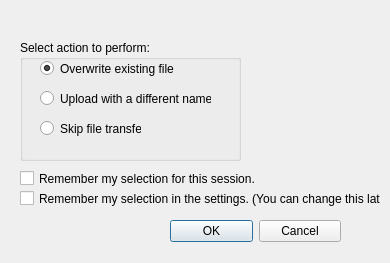
<?xml version="1.0" encoding="UTF-8"?>
<ui version="4.0">
 <class>fileExists</class>
 <widget class="QDialog" name="fileExists">
  <property name="geometry">
   <rect>
    <x>0</x>
    <y>0</y>
    <width>390</width>
    <height>263</height>
   </rect>
  </property>
  <property name="windowTitle">
   <string>File Already Exists</string>
  </property>
  <property name="windowIcon">
   <iconset resource="resources.qrc">
    <normaloff>:/alienIcon/images/icon.png</normaloff>:/alienIcon/images/icon.png</iconset>
  </property>
  <widget class="QWidget" name="layoutWidget">
   <property name="geometry">
    <rect>
     <x>150</x>
     <y>210</y>
     <width>191</width>
     <height>42</height>
    </rect>
   </property>
   <layout class="QHBoxLayout" name="horizontalLayout">
    <property name="spacing">
     <number>6</number>
    </property>
    <property name="leftMargin">
     <number>0</number>
    </property>
    <property name="topMargin">
     <number>0</number>
    </property>
    <property name="rightMargin">
     <number>0</number>
    </property>
    <property name="bottomMargin">
     <number>0</number>
    </property>
    <item>
     <spacer>
      <property name="orientation">
       <enum>Qt::Vertical</enum>
      </property>
      <property name="sizeHint" stdset="0">
       <size>
        <width>20</width>
        <height>40</height>
       </size>
      </property>
     </spacer>
    </item>
    <item>
     <widget class="QPushButton" name="okButton">
      <property name="text">
       <string>OK</string>
      </property>
      <property name="autoDefault">
       <bool>true</bool>
      </property>
     </widget>
    </item>
    <item>
     <widget class="QPushButton" name="cancelButton">
      <property name="text">
       <string>Cancel</string>
      </property>
     </widget>
    </item>
   </layout>
  </widget>
  <widget class="QGroupBox" name="groupBox">
   <property name="geometry">
    <rect>
     <x>20</x>
     <y>40</y>
     <width>221</width>
     <height>121</height>
    </rect>
   </property>
   <property name="title">
    <string>Select action to perform:</string>
   </property>
   <widget class="QRadioButton" name="overwriteRadioButton">
    <property name="geometry">
     <rect>
      <x>20</x>
      <y>20</y>
      <width>171</width>
      <height>17</height>
     </rect>
    </property>
    <property name="text">
     <string>Overwrite existing file</string>
    </property>
    <property name="checked">
     <bool>true</bool>
    </property>
   </widget>
   <widget class="QRadioButton" name="differentNameRadioButton">
    <property name="geometry">
     <rect>
      <x>20</x>
      <y>50</y>
      <width>171</width>
      <height>17</height>
     </rect>
    </property>
    <property name="text">
     <string>Upload with a different name</string>
    </property>
   </widget>
   <widget class="QRadioButton" name="skipFileRadioButton">
    <property name="geometry">
     <rect>
      <x>20</x>
      <y>80</y>
      <width>101</width>
      <height>17</height>
     </rect>
    </property>
    <property name="text">
     <string>Skip file transfer</string>
    </property>
   </widget>
  </widget>
  <widget class="QLabel" name="fileExistsLabel">
   <property name="geometry">
    <rect>
     <x>20</x>
     <y>10</y>
     <width>311</width>
     <height>21</height>
    </rect>
   </property>
   <property name="text">
    <string/>
   </property>
  </widget>
  <widget class="QCheckBox" name="temporaryCheckbox">
   <property name="geometry">
    <rect>
     <x>20</x>
     <y>170</y>
     <width>311</width>
     <height>17</height>
    </rect>
   </property>
   <property name="text">
    <string>Remember my selection for this session.</string>
   </property>
  </widget>
  <widget class="QCheckBox" name="permanentCheckbox">
   <property name="geometry">
    <rect>
     <x>20</x>
     <y>190</y>
     <width>361</width>
     <height>17</height>
    </rect>
   </property>
   <property name="text">
    <string>Remember my selection in the settings. (You can change this later)</string>
   </property>
  </widget>
 </widget>
 <resources>
  <include location="resources.qrc"/>
 </resources>
 <connections>
  <connection>
   <sender>okButton</sender>
   <signal>clicked()</signal>
   <receiver>fileExists</receiver>
   <slot>accept()</slot>
   <hints>
    <hint type="sourcelabel">
     <x>351</x>
     <y>38</y>
    </hint>
    <hint type="destinationlabel">
     <x>233</x>
     <y>29</y>
    </hint>
   </hints>
  </connection>
  <connection>
   <sender>cancelButton</sender>
   <signal>clicked()</signal>
   <receiver>fileExists</receiver>
   <slot>reject()</slot>
   <hints>
    <hint type="sourcelabel">
     <x>330</x>
     <y>66</y>
    </hint>
    <hint type="destinationlabel">
     <x>197</x>
     <y>125</y>
    </hint>
   </hints>
  </connection>
 </connections>
</ui>
